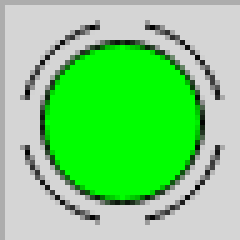
#> input picture src/puzzle_solver/puzzles/inertia/parse_map/cells/cell_start.png, 48 x 48 px, given in place of cell_blank.png, which was not available (shown 5 times larger)
$ python parse_map.py
#> lines starting #> are read from the running program, lines starting #| are printed output that depends on the picture; after the words box and inside, x2 and y2 are one past the last pixel; in counts of white or black regions, pixels touching at a corner belong together; pictures that were not available may be replaced by others from this repository, and a replacement may not be noted
"""
    This file is a simple helper that parses the images from https://www.chiark.greenend.org.uk/~sgtatham/puzzles/js/inertia.html and converts them to a json file.
    Look at the ./input_output/ directory for examples of input images and output json files.
    The output json is used in the test_solve.py file to test the solver.
"""
from pathlib import Path
import numpy as np
cv = None
Image = None

def load_cell_templates(p: Path) -> dict[str, dict]:
    # img = Image.open(p)
    src = cv.imread(p, cv.IMREAD_COLOR)
    # rgb = np.asarray(img).astype(np.float32) / 255.0
    if len(src.shape) != 2:
        gray = cv.cvtColor(src, cv.COLOR_BGR2GRAY)
    else:
        gray = src
    gray = cv.bitwise_not(gray)
    # bw = cv.adaptiveThreshold(gray.copy(), 255, cv.ADAPTIVE_THRESH_MEAN_C, \
    #                             cv.THRESH_BINARY, 15, -2)
    return {"gray": gray}


def _grad_mag(img: np.ndarray) -> np.ndarray:
    """Fast gradient magnitude (no dependencies)."""
    img = img.astype(np.float32)
    # forward diffs with clamped prepend to keep shape
    gx = np.diff(img, axis=1, prepend=img[:, :1])
    gy = np.diff(img, axis=0, prepend=img[:1, :])
    return np.hypot(gx, gy)

def get_distance_robust(cell: np.ndarray, template: np.ndarray, max_shift: int = 2, use_edges: bool = True) -> float:
    """
    Distance robust to small translations & brightness/contrast changes.
    - Compares gradient magnitude images (toggle with use_edges).
    - Z-score normalizes each overlap region.
    - Returns the minimum mean squared error across integer shifts
      in [-max_shift, max_shift] for both axes.
    """
    A = cell.astype(np.float32)
    B = template.astype(np.float32)

    if use_edges:
        A = _grad_mag(A)
        B = _grad_mag(B)

    H, W = A.shape
    best = np.inf

    for dy in range(-max_shift, max_shift + 1):
        for dx in range(-max_shift, max_shift + 1):
            # compute overlapping slices for this shift
            y0a = max(0,  dy)
            y1a = H + min(0,  dy)
            x0a = max(0,  dx)
            x1a = W + min(0,  dx)
            y0b = max(0, -dy)
            y1b = H + min(0, -dy)
            x0b = max(0, -dx)
            x1b = W + min(0, -dx)

            if y1a <= y0a or x1a <= x0a:  # no overlap
                continue

            Aa = A[y0a:y1a, x0a:x1a]
            Bb = B[y0b:y1b, x0b:x1b]

            # per-overlap z-score to remove brightness/contrast bias
            Aa = (Aa - Aa.mean()) / (Aa.std() + 1e-6)
            Bb = (Bb - Bb.mean()) / (Bb.std() + 1e-6)

            mse = np.mean((Aa - Bb) ** 2)
            if mse < best:
                best = mse
    return float(best)

def distance_to_cell_templates(cell_rgb_image, templates: dict[str, dict]) -> dict[str, float]:
    W, H = 100, 100
    cell = cv.resize(cell_rgb_image, (W, H), interpolation=cv.INTER_LINEAR)
    distances = {}
    for name, rec in templates.items():
        if rec["gray"].shape != (W, H):
            rec["gray"] = cv.resize(rec["gray"], (W, H), interpolation=cv.INTER_LINEAR)
        distances[name] = get_distance_robust(cell, rec["gray"])
    return distances

def extract_lines(bw):
    # Create the images that will use to extract the horizontal and vertical lines
    horizontal = np.copy(bw)
    vertical = np.copy(bw)

    cols = horizontal.shape[1]
    horizontal_size = cols // 5
    # Create structure element for extracting horizontal lines through morphology operations
    horizontalStructure = cv.getStructuringElement(cv.MORPH_RECT, (horizontal_size, 1))
    horizontal = cv.erode(horizontal, horizontalStructure)
    horizontal = cv.dilate(horizontal, horizontalStructure)
    horizontal_means = np.mean(horizontal, axis=1)
    horizontal_cutoff = np.percentile(horizontal_means, 50)
    # location where the horizontal lines are
    horizontal_idx = np.where(horizontal_means > horizontal_cutoff)[0]
    # print(f"horizontal_idx: {horizontal_idx}")
    height = len(horizontal_idx)
    # show_wait_destroy("horizontal", horizontal)  # this has the horizontal lines

    rows = vertical.shape[0]
    verticalsize = rows // 5
    # Create structure element for extracting vertical lines through morphology operations
    verticalStructure = cv.getStructuringElement(cv.MORPH_RECT, (1, verticalsize))
    vertical = cv.erode(vertical, verticalStructure)
    vertical = cv.dilate(vertical, verticalStructure)
    vertical_means = np.mean(vertical, axis=0)
    vertical_cutoff = np.percentile(vertical_means, 50)
    vertical_idx = np.where(vertical_means > vertical_cutoff)[0]
    # print(f"vertical_idx: {vertical_idx}")
    width = len(vertical_idx)
    # print(f"height: {height}, width: {width}")
    # print(f"vertical_means: {vertical_means}")
    # show_wait_destroy("vertical", vertical)  # this has the vertical lines

    vertical = cv.bitwise_not(vertical)
    # show_wait_destroy("vertical_bit", vertical)

    return (width, height), (horizontal_idx, vertical_idx)

def show_wait_destroy(winname, img):
    cv.imshow(winname, img)
    cv.moveWindow(winname, 500, 0)
    cv.waitKey(0)
    cv.destroyWindow(winname)


def main(image):
    global Image
    global cv
    from PIL import Image as Image_module
    import cv2 as cv_module
    Image = Image_module
    cv = cv_module
    CELL_BLANK = load_cell_templates(Path(__file__).parent / 'cells' / 'cell_blank.png')
#> in load_cell_templates, src is the input picture: shape (48, 48, 3); mean B, G, R 126.5, 210.4, 126.5
#> CELL_BLANK = 1 item
    CELL_WALL = load_cell_templates(Path(__file__).parent / 'cells' / 'cell_wall.png')
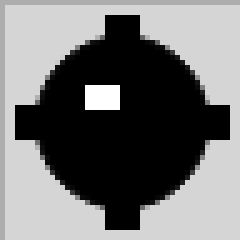
#> input picture src/puzzle_solver/puzzles/inertia/parse_map/cells/cell_mine.png, 48 x 48 px, given in place of cell_wall.png, which was not available (shown 5 times larger)
#> in load_cell_templates, src is the input picture: shape (48, 48, 3); min 0, max 255, mean 116.6
#> CELL_WALL = 1 item
    CELL_GEM = load_cell_templates(Path(__file__).parent / 'cells' / 'cell_gem.png')
#> CELL_GEM = 1 item
    CELL_MINE = load_cell_templates(Path(__file__).parent / 'cells' / 'cell_mine.png')
#> CELL_MINE = 1 item
    CELL_STOP = load_cell_templates(Path(__file__).parent / 'cells' / 'cell_stop.png')
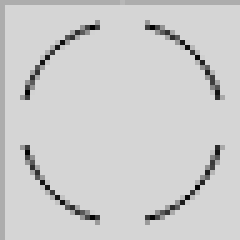
#> input picture src/puzzle_solver/puzzles/inertia/parse_map/cells/cell_stop.png, 48 x 48 px (shown 5 times larger)
#> in load_cell_templates, src is the input picture: shape (48, 48, 3); min 2, max 213, mean 204.5
#> CELL_STOP = 1 item
    CELL_START = load_cell_templates(Path(__file__).parent / 'cells' / 'cell_start.png')
#> CELL_START = 1 item
    TEMPLATES = {
        "blank": CELL_BLANK,
        "gem": CELL_GEM,
        "mine": CELL_MINE,
        "stop": CELL_STOP,
        "start": CELL_START,
        "wall": CELL_WALL,
    }


    image_path = Path(image)
    output_path = image_path.parent / (image_path.stem + '.json')
    src = cv.imread(image, cv.IMREAD_COLOR)
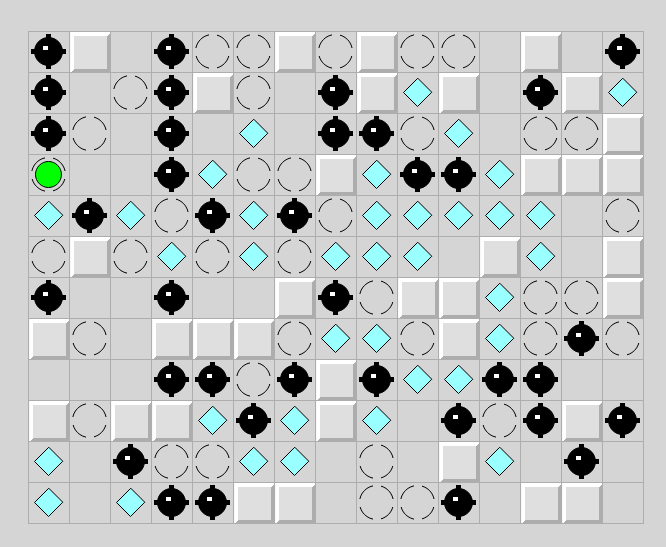
#> input picture src/puzzle_solver/puzzles/inertia/parse_map/input_output/inertia.html#15x12%23919933974949365.png, 666 x 547 px
#> src is the input picture: shape (547, 666, 3); mean B, G, R 196.9, 197.2, 193.2
    assert src is not None, f'Error opening image: {image}'
    if len(src.shape) != 2:
        gray = cv.cvtColor(src, cv.COLOR_BGR2GRAY)
#> gray: shape (547, 666)
    else:
        gray = src
    # now the image is in grayscale

    # Apply adaptiveThreshold at the bitwise_not of gray, notice the ~ symbol
    gray = cv.bitwise_not(gray)
    bw = cv.adaptiveThreshold(gray.copy(), 255, cv.ADAPTIVE_THRESH_MEAN_C, \
                                cv.THRESH_BINARY, 15, -2)
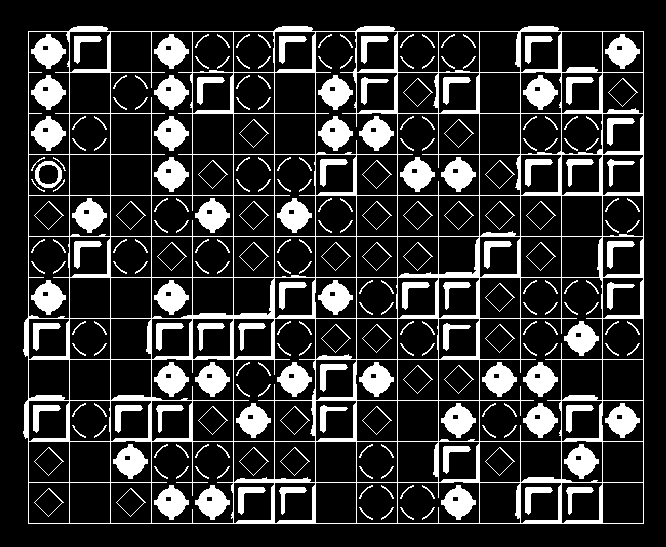
#> bw: shape (547, 666); 19.3% white; 258 white regions, largest, box (x1, y1, x2, y2) and area: (23, 26, 644, 524) 27994, (31, 34, 66, 69) 699, (154, 34, 189, 69) 699
    # show_wait_destroy("binary", bw)

    # show_wait_destroy("src", src)
    (width, height), (horizontal_idx, vertical_idx) = extract_lines(bw)
#> in extract_lines, `horizontal = cv.erode(horizontal, horizontalStructure)`: horizontal: shape (547, 666); 1.1% white in thin lines or dots, all inside (x1, y1, x2, y2) = (93, 31, 578, 524)
#> in extract_lines, `horizontal = cv.dilate(horizontal, horizontalStructure)`:
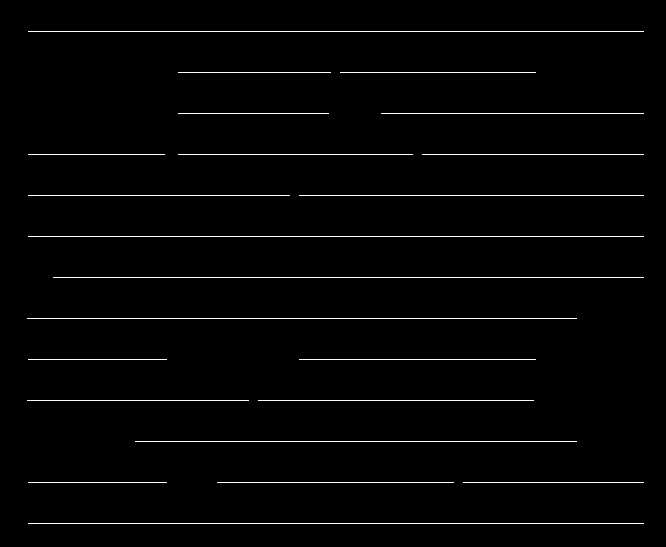
#> horizontal: shape (547, 666); 1.9% white in thin lines or dots, all inside (x1, y1, x2, y2) = (27, 31, 644, 524)
#> in extract_lines, `horizontal_means = np.mean(horizontal, axis=1)`: horizontal_means = 547 values, max 235.9 at index 31, min 0 at index 0, mean 4.78
#> in extract_lines, `horizontal_cutoff = np.percentile(horizontal_means, 50)`: horizontal_cutoff = 0
#> in extract_lines, `horizontal_idx = np.where(horizontal_means > horizontal_cutoff)[0]`: horizontal_idx = [31, 72, 113, 154, 195, 236, 277, 318, 359, 400, 441, 482, 523]
#> in extract_lines, `height = len(horizontal_idx)`: height = 13
#> in extract_lines, `vertical = cv.erode(vertical, verticalStructure)`: vertical: shape (547, 666); 1.3% white in thin lines or dots, all inside (x1, y1, x2, y2) = (28, 84, 644, 470)
#> in extract_lines, `vertical = cv.dilate(vertical, verticalStructure)`:
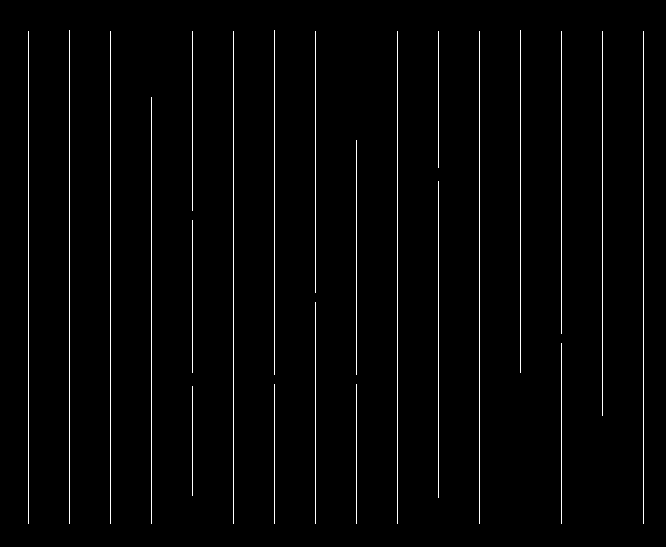
#> vertical: shape (547, 666); 2% white in thin lines or dots, all inside (x1, y1, x2, y2) = (28, 30, 644, 524)
#> in extract_lines, `vertical_means = np.mean(vertical, axis=0)`: vertical_means = 666 values, max 230.3 at index 69, min 0 at index 0, mean 5.13
#> in extract_lines, `vertical_cutoff = np.percentile(vertical_means, 50)`: vertical_cutoff = 0
#> in extract_lines, `vertical_idx = np.where(vertical_means > vertical_cutoff)[0]`: vertical_idx = [28, 69, 110, 151, 192, 233, 274, 315, 356, 397, 438, 479, 520, 561, 602, 643]
#> in extract_lines, `width = len(vertical_idx)`: width = 16
#> width = 16; height = 13
    print(f"width: {width}, height: {height}")
#| width: 16, height: 13
    print(f"horizontal_idx: {horizontal_idx}")
#| horizontal_idx: [ 31  72 113 154 195 236 277 318 359 400 441 482 523]
    print(f"vertical_idx: {vertical_idx}")
#| vertical_idx: [ 28  69 110 151 192 233 274 315 356 397 438 479 520 561 602 643]
    output = np.zeros((height - 1, width - 1), dtype=object)
    output_map = {'blank': ' ', 'gem': 'G', 'mine': 'M', 'stop': 'O', 'start': 'B', 'wall': 'W'}
    for j in range(height - 1):
        for i in range(width - 1):
            hidx1, hidx2 = horizontal_idx[j], horizontal_idx[j+1]
            vidx1, vidx2 = vertical_idx[i], vertical_idx[i+1]
            cell = gray[hidx1:hidx2, vidx1:vidx2]
            # show_wait_destroy(f"cell_{i}_{j}", cell)
            distances = distance_to_cell_templates(cell, TEMPLATES)
            # print(f"distances: {distances}")
            best_match = min(distances, key=distances.get)
            # print(f"best_match: {best_match}")
            # cv.imwrite(f"i_{i}_j_{j}.png", cell)
            output[j, i] = output_map[best_match]
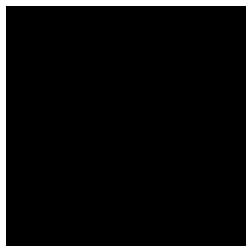
#> cell: shape (41, 41) (shown 6 times larger); values 42 (black) and 82 (white), 4.8% white in thin lines or dots

    with open(output_path, 'w') as f:
        f.write('[\n')
        for i, row in enumerate(output):
            f.write('  ' + str(row.tolist()).replace("'", '"'))
            if i != len(output) - 1:
                f.write(',')
            f.write('\n')
#> this loop made 12 passes
        f.write(']')

if __name__ == '__main__':
    main(Path(__file__).parent / 'input_output' / 'inertia.html#15x12%23919933974949365.png')
#> (the run stopped early here; a loop or call above may not have finished)
